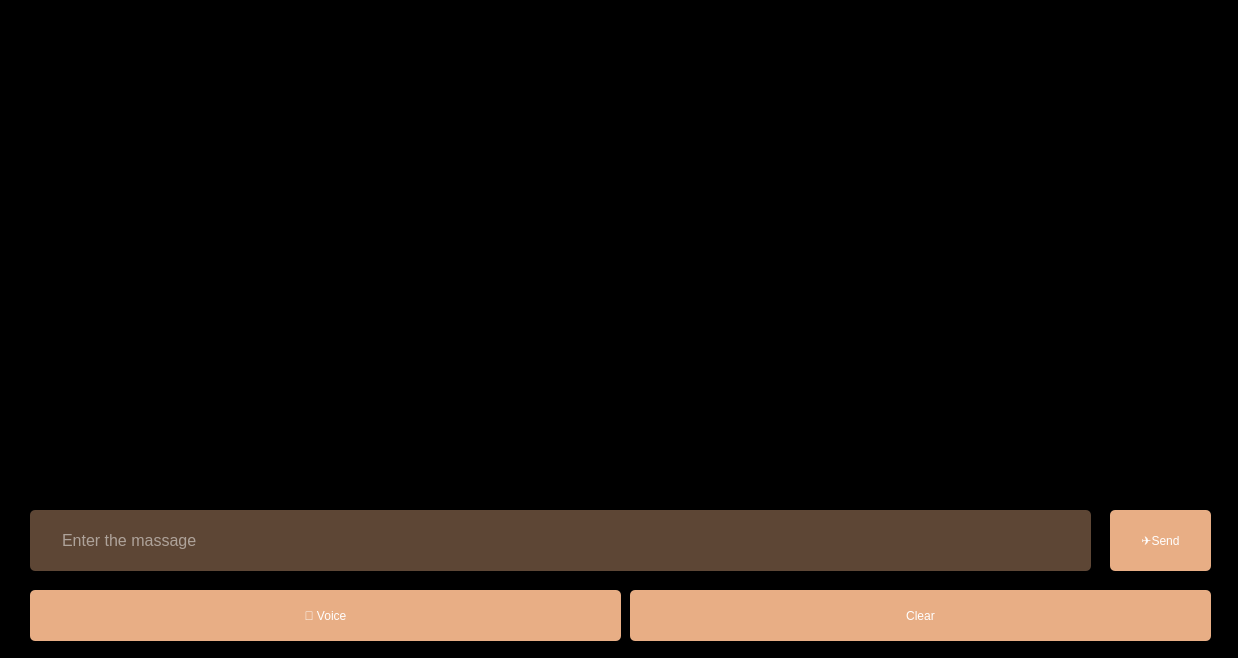
<?xml version="1.0" encoding="UTF-8"?>
<ui version="4.0">
 <class>Form</class>
 <widget class="QWidget" name="Form">
  <property name="geometry">
   <rect>
    <x>0</x>
    <y>0</y>
    <width>1238</width>
    <height>658</height>
   </rect>
  </property>
  <property name="windowTitle">
   <string>Form</string>
  </property>
  <property name="styleSheet">
   <string notr="true">background-color: rgb(0, 0, 0);</string>
  </property>
  <widget class="QPushButton" name="send_button">
   <property name="geometry">
    <rect>
     <x>1110</x>
     <y>510</y>
     <width>101</width>
     <height>61</height>
    </rect>
   </property>
   <property name="cursor">
    <cursorShape>PointingHandCursor</cursorShape>
   </property>
   <property name="styleSheet">
    <string notr="true">


QPushButton {
               width: 100%;
            padding: 10px;
            border: none;
			color: rgb(255, 255, 255);
			background-color: rgb(232, 174, 133);
            border-radius: 5px;
			font: 81 16pt &quot;Tajawal ExtraBold&quot;;
            }
QPushButton:hover {
background-color: rgb(190, 141, 109);

            }
</string>
   </property>
   <property name="text">
    <string>✈️Send</string>
   </property>
  </widget>
  <widget class="QLineEdit" name="text_input">
   <property name="geometry">
    <rect>
     <x>30</x>
     <y>500</y>
     <width>1061</width>
     <height>81</height>
    </rect>
   </property>
   <property name="font">
    <font>
     <pointsize>-1</pointsize>
    </font>
   </property>
   <property name="styleSheet">
    <string notr="true">QLineEdit{   
  			width: 100%;
            padding: 10px 30px 10px 30px;
			margin: 10px 0;
            border: none;
            border-radius: 5px;
            outline: none;
            font-size: 16px;
			color: rgb(255, 255, 255);
			background-color: rgba(232, 174, 133,0.4);
}
QLineEdit:focus {
                border: 2px solid rgb(232, 174, 133);
            }


</string>
   </property>
   <property name="placeholderText">
    <string>Enter the massage</string>
   </property>
  </widget>
  <widget class="QPushButton" name="voice_button">
   <property name="geometry">
    <rect>
     <x>30</x>
     <y>590</y>
     <width>591</width>
     <height>51</height>
    </rect>
   </property>
   <property name="cursor">
    <cursorShape>PointingHandCursor</cursorShape>
   </property>
   <property name="styleSheet">
    <string notr="true">


QPushButton {
               width: 100%;
            padding: 10px;
            border: none;
			color: rgb(255, 255, 255);
			background-color: rgb(232, 174, 133);
            border-radius: 5px;
			font: 81 16pt &quot;Tajawal ExtraBold&quot;;
            }
QPushButton:hover {
background-color: rgb(190, 141, 109);

            }
</string>
   </property>
   <property name="text">
    <string>🎤 Voice</string>
   </property>
  </widget>
  <widget class="QPushButton" name="clear_button">
   <property name="geometry">
    <rect>
     <x>630</x>
     <y>590</y>
     <width>581</width>
     <height>51</height>
    </rect>
   </property>
   <property name="cursor">
    <cursorShape>PointingHandCursor</cursorShape>
   </property>
   <property name="styleSheet">
    <string notr="true">


QPushButton {
               width: 100%;
            padding: 10px;
            border: none;
			color: rgb(255, 255, 255);
			background-color: rgb(232, 174, 133);
            border-radius: 5px;
			font: 81 16pt &quot;Tajawal ExtraBold&quot;;
            }
QPushButton:hover {
background-color: rgb(190, 141, 109);

            }
</string>
   </property>
   <property name="text">
    <string>Clear</string>
   </property>
  </widget>
  <widget class="QScrollArea" name="chat_display">
   <property name="geometry">
    <rect>
     <x>30</x>
     <y>50</y>
     <width>1181</width>
     <height>441</height>
    </rect>
   </property>
   <property name="widgetResizable">
    <bool>true</bool>
   </property>
   <widget class="QWidget" name="scrollAreaWidgetContents">
    <property name="geometry">
     <rect>
      <x>0</x>
      <y>0</y>
      <width>1179</width>
      <height>439</height>
     </rect>
    </property>
   </widget>
  </widget>
  <widget class="QPushButton" name="output_button">
   <property name="geometry">
    <rect>
     <x>10</x>
     <y>10</y>
     <width>31</width>
     <height>31</height>
    </rect>
   </property>
   <property name="cursor">
    <cursorShape>PointingHandCursor</cursorShape>
   </property>
   <property name="styleSheet">
    <string notr="true">
QPushButton {
            width: 30px;
			height:30px;
            border: none;
           border-radius: 15px;
	background-color: none;
  }
QPushButton:hover {
background-color: rgba(232, 174, 133,0.8);
}
</string>
   </property>
   <property name="text">
    <string/>
   </property>
   <property name="icon">
    <iconset>
     <normaloff>C:/Users/Dr. Rod/Desktop/Year2/python/image/back (1).png</normaloff>C:/Users/Dr. Rod/Desktop/Year2/python/image/back (1).png</iconset>
   </property>
  </widget>
  <widget class="QPushButton" name="ExitButton">
   <property name="geometry">
    <rect>
     <x>1190</x>
     <y>10</y>
     <width>31</width>
     <height>31</height>
    </rect>
   </property>
   <property name="cursor">
    <cursorShape>PointingHandCursor</cursorShape>
   </property>
   <property name="styleSheet">
    <string notr="true">QPushButton{
            width: 30px;
			height:30px;
            border: none;
			background-color: transparent; 
           border-radius: 15px;
}
QPushButton:hover {
background-color: rgba(232, 174, 133,0.8);
}
</string>
   </property>
   <property name="text">
    <string/>
   </property>
   <property name="icon">
    <iconset>
     <normaloff>C:/Users/Dr. Rod/Desktop/Year2/python/image/no.png</normaloff>C:/Users/Dr. Rod/Desktop/Year2/python/image/no.png</iconset>
   </property>
   <property name="iconSize">
    <size>
     <width>30</width>
     <height>30</height>
    </size>
   </property>
  </widget>
 </widget>
 <resources/>
 <connections/>
</ui>
